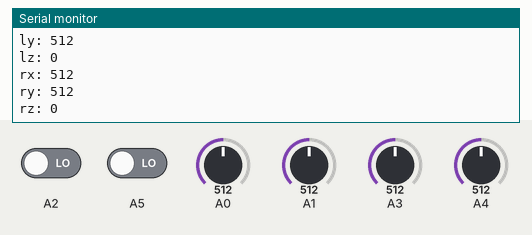
Recording of a sketch running on a simulated Arduino Uno, built with avr-gcc and run on an emulated ATmega328P. Parts: the last lines printed to the serial monitor. Inputs (shaded band) come from the test bench; at power-on: A0 = 512, A1 = 512, A3 = 512, A4 = 512, A2 LOW, A5 LOW.

Above: at 1.2 s.
1.3 s: A0 set to 716
2.8 s: A1 set to 716
4.3 s: A3 set to 716
At 4.63 s:
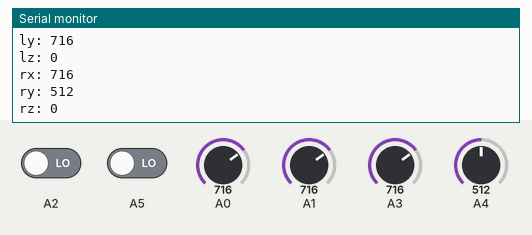
5.8 s: A4 set to 716
At 6.04 s:
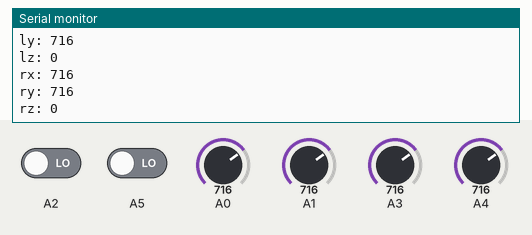
7.3 s: A2 driven HIGH
8.8 s: A5 driven HIGH
At 9.06 s:
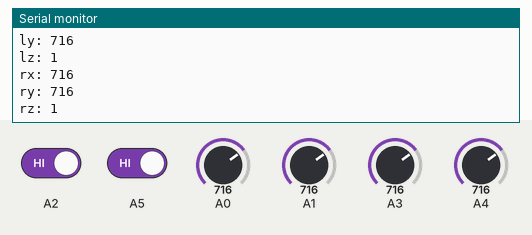

Measured:
- after the input at 4.3 s, the serial monitor: prints a new line after 0.17 s (image 1)
- after the input at 5.8 s, the serial monitor: prints a new line after 0.09 s (image 2)
- after the input at 8.8 s, the serial monitor: prints a new line after 0.13 s (image 3)

The sketch:

analogRead_test.ino
```cpp
void setup() {
  // put your setup code here, to run once:
  Serial.begin(9600);
  Serial.println("Setup - Start");
  pinMode(A2, INPUT);
  pinMode(A5, INPUT);

  Serial.println("Setup - End");
}

void loop() {
  int lx = analogRead(0);
  int ly = analogRead(1);
  int lz = digitalRead(A2);
  int rx = analogRead(3);
  int ry = analogRead(4);
  int rz = digitalRead(A5);

  Serial.print("lx: ");
  Serial.println(lx);
  Serial.print("ly: ");
  Serial.println(ly);
  Serial.print("lz: ");
  Serial.println(lz);
  Serial.print("rx: ");
  Serial.println(rx);
  Serial.print("ry: ");
  Serial.println(ry);
  Serial.print("rz: ");
  Serial.println(rz);
  // put your main code here, to run repeatedly:
  /*for (int i = 0; i < 4; i++) {
    int analogValue = analogRead(i);
    Serial.print("A");
    Serial.print(i);
    Serial.print(": ");
    Serial.print(analogValue);
    Serial.print("  ");
  }*/
  Serial.println(); // Print a new line at the end of each loop

  // Delay to slow down the output for readability
  delay(200);
}
```
